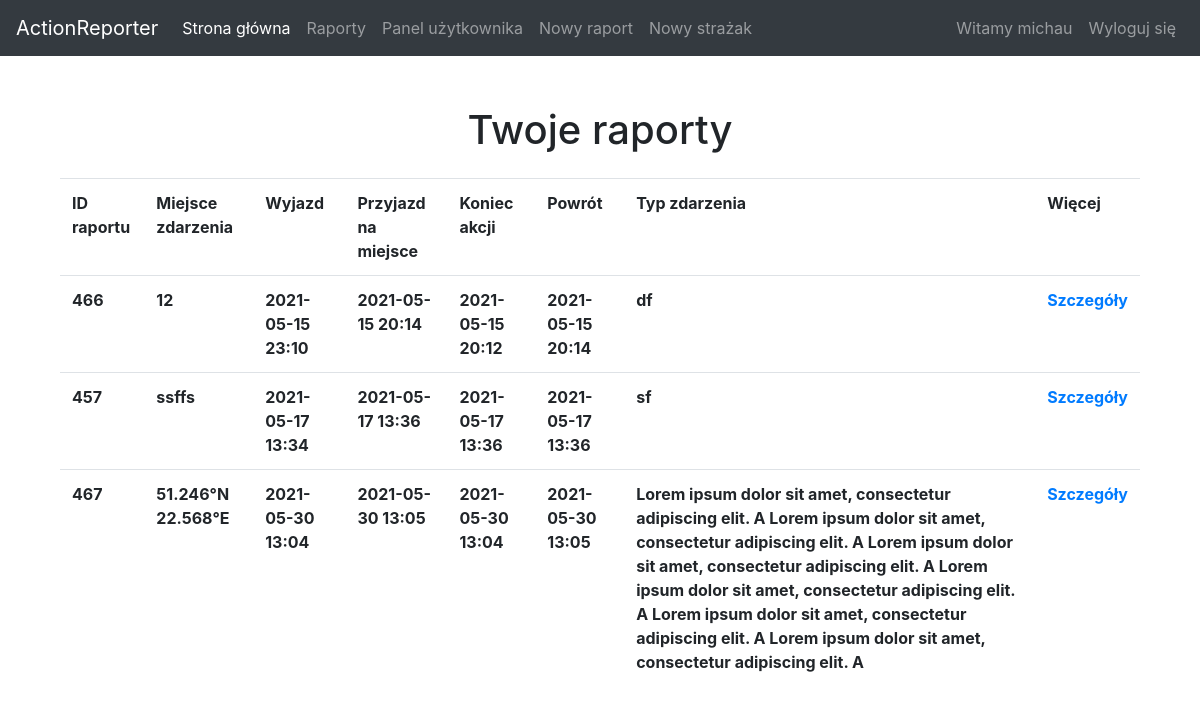
The app's page /reports/ (signed in) with its own data.
### reporter/models.py (models this page shows, shortened)
class Report(models.Model):
    id = models.AutoField(primary_key=True)
    stationid = models.TextField(default="")
    reportid = models.TextField(default="")
    departureTime = models.DateTimeField(default=datetime.datetime.now())
    arrivalTime = models.DateTimeField(default=datetime.datetime.now())
    actionEndTime = models.DateTimeField(default=datetime.datetime.now())
    fireStationArrivalTime = models.DateTimeField(default=datetime.datetime.now())
    incidentType = models.TextField(default="")
    incidentPlace = models.TextField(default="")
    sectionCommander = models.TextField(default="")
    actionCommander = models.TextField(default="")
    driver = models.TextField(default="")
    perpetrator = models.TextField(default="")
    victim = models.TextField(default="")
    section = models.TextField(default="")
    details = models.TextField(default="")
    odometer = models.TextField(default="")
    distance = models.TextField(default="")
    isLocked = models.BooleanField(default=False)

### reporter/views.py (the view)
# urls.py: path('reports/', views.reports_list, name='reports'),
@login_required
def reports_list(request):
    user = request.user
    stations = Firestation.objects.filter(firestationmember=FirestationMember.objects.filter(memberid=user).first())
    reports = Report.objects.filter(stationid__in=stations)
    return render(request, "reports.html", {'reports': reports})

### reporter/templates/reports.html
{% extends 'index.html' %}
{% block content %}
        <h1 style="text-align: center; margin-top:50px;">Twoje raporty</h1>
    <table  class="table" style="width:90%;margin-left:5%;margin-top:2%;">
  <tr>
      <th>ID raportu</th>
      <th>Miejsce zdarzenia</th>
      <th>Wyjazd</th>
      <th>Przyjazd na miejsce</th>
      <th>Koniec akcji</th>
      <th>Powrót</th>
      <th>Typ zdarzenia</th>
      <th>Więcej</th>
  </tr>
  {% for report in reports %}
      <tr>
      <th>{{ report.reportid }}</th>
      <th>{{ report.incidentPlace }}</th>
      <th>{{ report.departureTime |date:'Y-m-d H:i'}}</th>
      <th>{{ report.arrivalTime |date:'Y-m-d H:i'}}</th>
      <th>{{ report.actionEndTime |date:'Y-m-d H:i'}}</th>
      <th>{{ report.arrivalTime |date:'Y-m-d H:i'}}</th>
      <th>{{ report.incidentType }}</th>
      <th><a href="{% url 'report-details' pk=report.pk %}"> Szczegóły</a></th>
       </tr>
  {% endfor %}
</table>
{% endblock %}

### reporter/templates/index.html (shortened to what this page needs)
<!doctype html>
<html lang="en">
  <head>
<link rel="stylesheet" href="https://stackpath.bootstrapcdn.com/bootstrap/4.3.1/css/bootstrap.min.css">
  </head>
  <body>
<nav class="navbar navbar-expand-lg navbar-dark bg-dark">
  <a class="navbar-brand" href="">ActionReporter</a>
  <div class="collapse navbar-collapse" id="navbarNavDropdown">
    <ul class="navbar-nav mr-auto">
      <li class="nav-item active">
        <a class="nav-link" href="{% url 'index' %}">Strona główna</a>
      </li>
        {% if request.user.is_authenticated %}
             <li class="nav-item">
        <a class="nav-link" href={% url 'reports' %}>Raporty</a>
      </li>
        <li class="nav-item">
        <a class="nav-link" href={% url "profile" %}>Panel użytkownika</a>
        </li>
      <li class="nav-item">
        <a class="nav-link" href={% url 'create-report-initial' %}>Nowy raport</a>
      </li>
         <li class="nav-item">
        <a class="nav-link" href={% url 'create-firefighter' %}>Nowy strażak</a>
      </li>
        {% endif %}
    </ul>
      <ul class="nav navbar-nav navbar-right">
    {% if request.user.is_authenticated %}
        <li class="nav-item">
        <a class="nav-link" href="">Witamy {{ request.user.username }}</a>
        </li>
        <li class="nav-item">
        <a class="nav-link" href={% url "logout" %}>Wyloguj się</a>
        </li>
    {% endif %}
      </ul>
  </div>
</nav>
{% block content %}{% endblock %}
  </body>
</html>

### records on screen
Report: reportid "466", incidentPlace "12", departureTime "2021-05-15 23:10", arrivalTime "2021-05-15 20:14", actionEndTime "2021-05-15 20:12", incidentType "df"
Report: reportid "457", incidentPlace "ssffs", departureTime "2021-05-17 13:34", arrivalTime "2021-05-17 13:36", actionEndTime "2021-05-17 13:36", incidentType "sf"
Report: reportid "467", incidentPlace "51.246°N 22.568°E", departureTime "2021-05-30 13:04", arrivalTime "2021-05-30 13:05", actionEndTime "2021-05-30 13:04", incidentType "Lorem ipsum dolor sit amet, consectetur adipiscing elit. A Lorem ipsum dolor sit amet, consectetur adipiscing elit. A Lorem ipsum dolor sit amet, consectetur adipiscing elit. A Lorem ipsum dolor sit amet, consectetur adipiscing elit. A Lorem ipsum dolor sit amet, consectetur adipiscing elit. A Lorem ipsum dolor sit amet, consectetur adipiscing elit. A"

### other values on screen
{{ request.user.username }} "michau"
